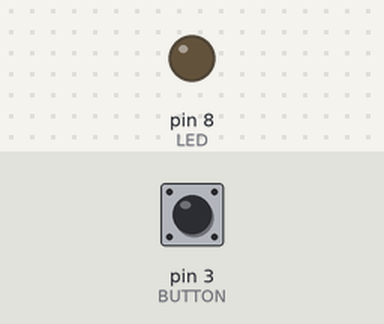
Recording of a sketch running on a simulated Arduino Uno, built with avr-gcc and run on an emulated ATmega328P. On the bench: output pins drawn as LEDs (lit = HIGH). The test bench sets the inputs (shaded band); at power-on: pin 3 (BUTTON) LOW.

Above: at 1.2 s.
1.3 s: pin 3 (BUTTON) pulled HIGH for 3.2 s
At 2.1 s:
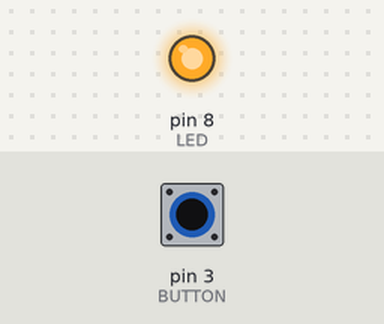
Timing chart, 0 to 6.8 s (numbered marks = the images above; inputs shaded):
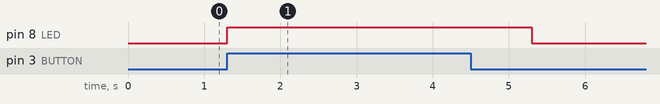

Measured:
- after the input at 1.3 s, pin 8 (LED): LOW → HIGH at once, → LOW 4.0 s later

The sketch:

2023-07-25.ino
```cpp
#define LED 8
#define BUTTON 3
void setup() {
  // put your setup code here, to run once:
  pinMode(LED,OUTPUT);
  pinMode(BUTTON,INPUT);
}

void loop() {
  // put your main code here, to run repeatedly:
  if(digitalRead(BUTTON)==HIGH){
    digitalWrite(LED,HIGH);
    delay(1000);
    digitalWrite(LED,LOW);
  }
}
```
